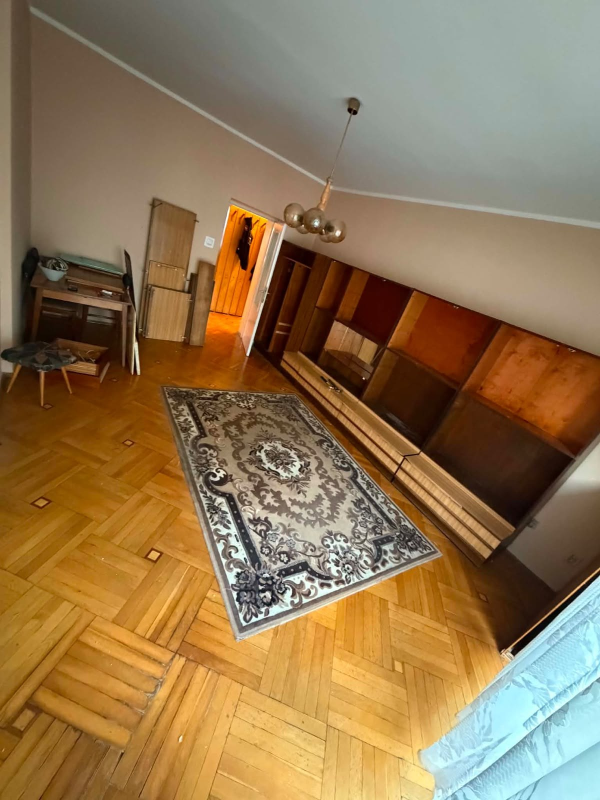
#> input picture site/images/oproznianie-mieszkania-przed.jpg, 1200 x 1600 px (shown at 1/2 size)
$ python build-images.py
#> lines starting #> are read from the running program, lines starting #| are printed output that depends on the picture
#!/usr/bin/env python3
"""
Generate responsive WebP variants for the photos in site/images/.

Every source file listed in SOURCES is rendered at each width in LADDER that is
smaller than the source, plus the source width itself. Output goes to
site/images/resp/ as <name>-<width>.webp. Originals are never touched — they
stay as the fallback for browsers without WebP support.

Re-run after adding new photos:

    python build-images.py

Requires Pillow:  pip install Pillow
"""

from pathlib import Path
from PIL import Image

# Root of the site, relative to this file
SITE = Path(__file__).resolve().parent / "site"
SRC_DIR = SITE / "images"
OUT_DIR = SRC_DIR / "resp"

# Target widths in CSS-independent pixels. Chosen from the measured layout:
# a gallery tile is at most 526 px wide (1052 px at 2x), the full-width tile
# at most 1072 px. Widths above the source width are skipped.
LADDER = [400, 600, 800, 1200]

# WebP encoder settings. method=6 is the slowest/best setting; these files are
# built once and served many times, so the extra seconds are free.
QUALITY = 82
METHOD = 6

# Every photo rendered on index.html or uslugi.html.
SOURCES = [
    # home page gallery + services subpage
    "oproznianie-mieszkania-przed.jpg",
    "oproznianie-mieszkania-po.jpg",
    "oproznianie-piwnicy-przed.jpg",
    "oproznianie-piwnicy-po.jpg",
    "wywoz-mebli-przed.jpg",
    "wywoz-mebli-po.jpg",
    "rozbiorka-pieca-2-przed.jpg",
    "rozbiorka-pieca-2-po.jpg",
    "oproznianie-strychu-przed.jpg",
    "oproznianie-strychu-po.jpg",
    # services subpage only
    "przeprowadzki.jpg",
    "wywoz-mebli-2-przed.jpg",
    "wywoz-mebli-2-po.jpg",
    # added August 2026 — client photos, single frames (no collages)
    "oproznianie-przedpokoju-przed.jpg",
    "oproznianie-przedpokoju-po.jpg",
    "przeprowadzki-pakowanie.jpg",
    "przeprowadzki-zaladunek.jpg",
    "przeprowadzki-rozladunek.jpg",
    "wywoz-mebli-3-przed.jpg",
    "wywoz-mebli-3-po.jpg",
    "wywoz-mebli-4-przed.jpg",
    "wywoz-mebli-4-po.jpg",
    "rozbiorka-pieca-3-przed.jpg",
    "rozbiorka-pieca-3-po.jpg",
    "rozbiorka-pieca-4-przed.jpg",
    "rozbiorka-pieca-4-po.jpg",
    # home page, "O nas" — the crew at work
    "ekipa-kuchnia-demontaz.jpg",
    "ekipa-kuchnia-w-trakcie.jpg",
    "ekipa-kuchnia-po.jpg",
    # wywoz-agd-* and rozbiorka-pieca-* (the two-frame and three-frame collages)
    # were dropped from the page in favour of the single-frame photos above.
]


def widths_for(source_width):
    """Ladder entries below the source width, plus the source width itself."""
    widths = [w for w in LADDER if w < source_width]
    widths.append(source_width)
    return widths


def build():
    OUT_DIR.mkdir(parents=True, exist_ok=True)
    total_src = 0
    total_out = 0

    for name in SOURCES:
        path = SRC_DIR / name
        if not path.exists():
            print(f"  ! brak pliku: {name}")
            continue

        image = Image.open(path).convert("RGB")
#> image is the input picture: PIL image 1200x1600 RGB; mean R, G, B 145.1, 118.5, 82.4
        src_w, src_h = image.size
#> src_w = 1200; src_h = 1600
        total_src += path.stat().st_size
        stem = path.stem

        made = []
        for width in widths_for(src_w):
            height = round(src_h * width / src_w)
            resized = image if width == src_w else image.resize(
                (width, height), Image.LANCZOS
            )
            out = OUT_DIR / f"{stem}-{width}.webp"
            resized.save(out, "WEBP", quality=QUALITY, method=METHOD)
            total_out += out.stat().st_size
            made.append(f"{width}px={out.stat().st_size // 1024}kB")
#> this loop made 1 pass
#> pass 1, in build, `resized = image if width == src_w else image.resize( (width, height), ..`:
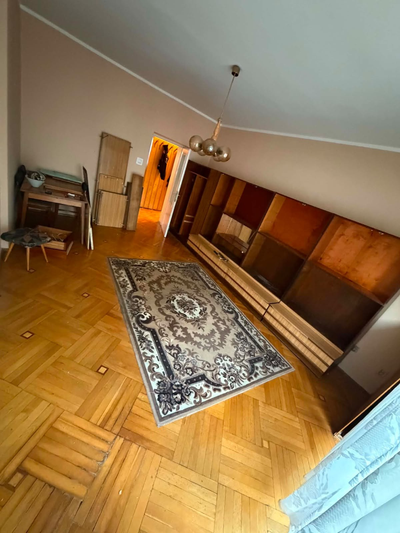
#> resized: PIL image 400x533 RGB; mean R, G, B 145.1, 118.5, 82.4
#> after the loop, made = []; total_out = 0

        print(f"  {stem}  ({src_w}x{src_h}, {path.stat().st_size // 1024}kB)")
        print(f"      {'  '.join(made)}")

    print()
    print(f"  oryginaly:  {total_src // 1024} kB")
    print(f"  warianty:   {total_out // 1024} kB  ({len(list(OUT_DIR.glob('*.webp')))} plikow)")


if __name__ == "__main__":
#> (the run stopped early here; a loop or call above may not have finished)

$ run again, with site/images/oproznianie-w-praktyce.jpg copied over site/images/oproznianie-mieszkania-przed.jpg
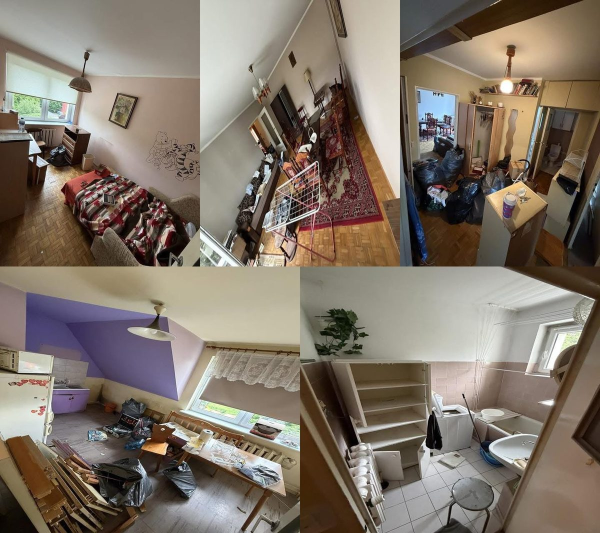
#> input picture site/images/oproznianie-w-praktyce.jpg, 1200 x 1066 px (shown at 1/2 size)
#> in build, image is the input picture: PIL image 1200x1066 RGB; mean R, G, B 128.6, 117.1, 105.2
#> the loop in build, `for width in widths_for(src_w):` made 1 pass
#> pass 1, in build, `resized = image if width == src_w else image.resize( (width, height), ..`:
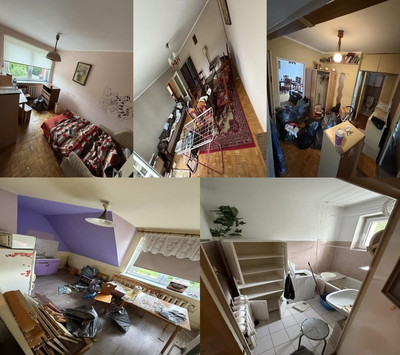
#> resized: PIL image 400x355 RGB; mean R, G, B 128.6, 117.1, 105.2
#> after the loop in build, `for width in widths_for(src_w):`: made = []; total_out = 0

$ run again, with site/images/rozbiorka-pieca-po.jpg copied over site/images/oproznianie-mieszkania-przed.jpg
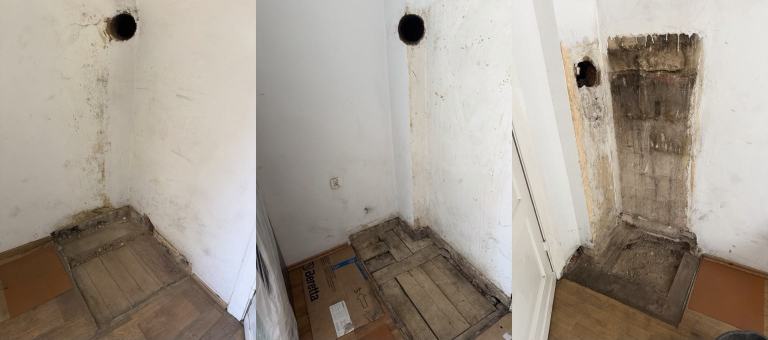
#> input picture site/images/rozbiorka-pieca-po.jpg, 1536 x 680 px (shown at 1/2 size)
#> in build, image is the input picture: PIL image 1536x680 RGB; mean R, G, B 163.7, 154.4, 143.4
#> the loop in build, `for width in widths_for(src_w):` made 1 pass
#> pass 1, in build, `resized = image if width == src_w else image.resize( (width, height), ..`:
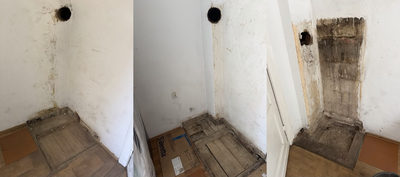
#> resized: PIL image 400x177 RGB; mean R, G, B 163.7, 154.4, 143.4
#> after the loop in build, `for width in widths_for(src_w):`: made = []; total_out = 0
